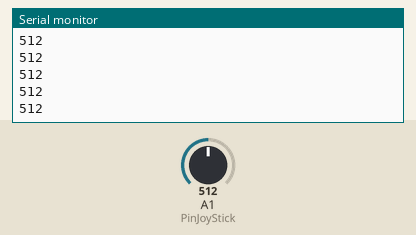
The sketch below on a simulated Arduino Uno, built with avr-gcc and run on an emulated ATmega328P. Shown: the last lines printed to the serial monitor. The inputs (shaded band) are chosen by the test bench; at power-on: A1 (PinJoyStick) = 512.

Above: at 1.2 s.
1.3 s: A1 (PinJoyStick) set to 716
At 2.4 s:
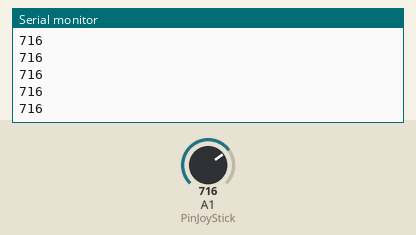
2.8 s: A1 (PinJoyStick) set to 900
At 3.9 s:
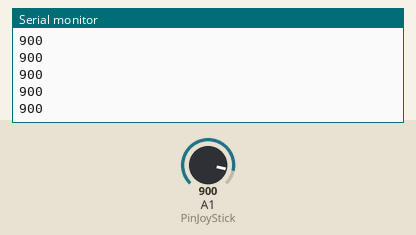
Timing chart, 0 to 5.8 s (numbered marks = the images above; inputs shaded):
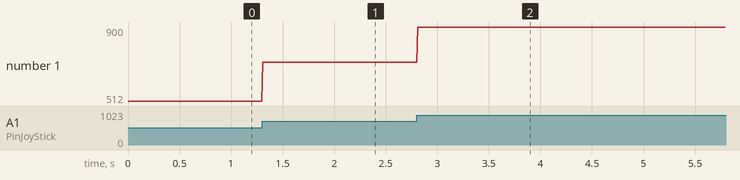

Measured:
- after the input at 1.3 s, the serial monitor: prints a new line at once (image 1)
- after the input at 2.8 s, the serial monitor: prints a new line at once (image 2)
- plotted number 1: 512 → 716 after the input at 1.3 s, 716 → 900 after the input at 2.8 s

The sketch:

JoyStick.ino
```cpp
int PinJoyStick = A1;
int posicion;

void setup() {
  Serial.begin(115200);
}

void loop() {
   posicion = analogRead(PinJoyStick);
   Serial.println(posicion);
   delay(10);
}
```
